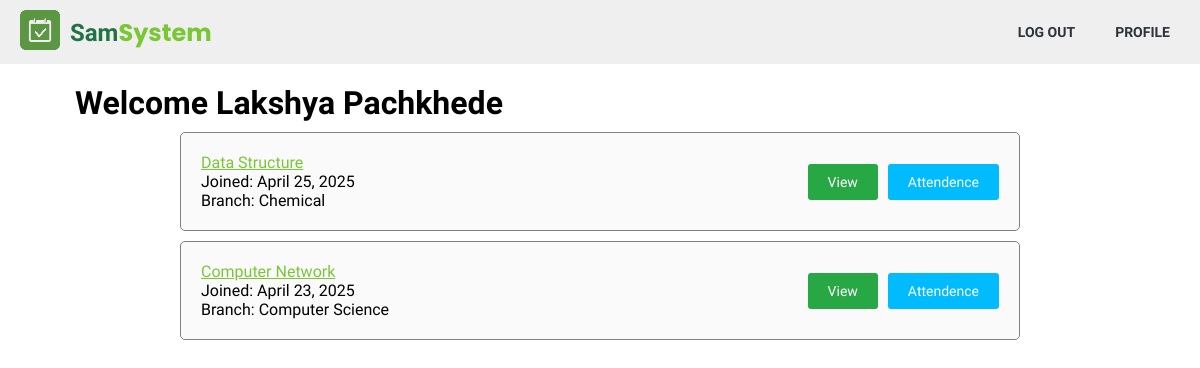
The page /student/dashboard.php (signed in) on the database its author committed.
### tables this page shows
CREATE TABLE `attends` (
  `student_id` int(11) NOT NULL,
  `class_id` int(11) NOT NULL,
  `date_joined` datetime DEFAULT current_timestamp()
);

CREATE TABLE `class` (
  `id` int(11) NOT NULL,
  `name` varchar(100) DEFAULT NULL,
  `description` text DEFAULT NULL,
  `teacher_id` int(11) DEFAULT NULL,
  `date_created` datetime DEFAULT current_timestamp(),
  `branch` int(11) DEFAULT NULL
);

CREATE TABLE `branch` (
  `id` int(11) NOT NULL,
  `full_name` varchar(100) NOT NULL,
  `initials` varchar(10) NOT NULL
);

### student/dashboard.php (the view, shortened to what this page needs)
<?php
require '../db/db_connector.php';
function getAttribute($conn, $table, $attribute, $parameter ,$id){
	$stmt = $conn->prepare("SELECT $attribute FROM $table WHERE $parameter = ?");
	$stmt->bind_param('i', $id);
	$stmt->execute();
	$result = $stmt->get_result()->fetch_assoc()[$attribute] ?? null;
	return $result;
}
?>
<!DOCTYPE html>
<html lang="en">
<head>
	<link rel="stylesheet" href="../css/util.css">
	<link rel="stylesheet" href="../css/style.css">
</head>
<body>
	<?php require '..\components\nav_sm.php'; ?>
	<div class="container mt20">
		<div class="d-fcc jc-sb">
			<h1>Welcome <?= $_SESSION['name']?></h1>
		</div>
		<?php
		$student_id = $_SESSION['user_id'];
		$result = $conn->query("SELECT * FROM attends WHERE student_id = $student_id");
		while($row = $result->fetch_assoc()){
			echo "<div class='user-row'>
			<div class='user-row-left'>
			<a class='link td-u' href='/attendence/student/class.php?id=". $row['class_id']. " '>" . getAttribute($conn, "class", "name","id", $row['class_id']) . "</a>
			<p>Joined: ".   (new DateTime($row["date_joined"]))->format('F j, Y') . "</p>
			<p>Branch: " . getAttribute($conn, "branch", "full_name","id", getAttribute($conn, "class", "branch","id", $row['class_id'])) . "</p>
			</div>
			<div class='user-row-right'>
			<a class='btn' href='class.php?id=".  $row["class_id"] ." '>View</a>
			<a class='btn btn-s' >Attendence</a>
			</div>
			</div>";
		}
		?>
	</div>
</body>
</html>

### css/util.css (style rules this page uses)
:root { --color-primary: #217346; --color-primary-light: #7ac735; --color-accent: #ff9900; --color-background: #fafafa; --color-text-dark: #2d333a; --color-highlight: #FFF9C4; --color-info: #00bcfe; --color-info-dark: #0095c7; --color-light-blue: #eaf4ff; --color-green: #28a745; --color-red: #dc3545; --color-green-dark:#218838; --color-red-dark: #c82333; }
.d-fcc { display: flex; justify-content: center; align-items: center; }
a { text-decoration: none; color:var(--color-text-dark) ; }
.mt20 { margin-top: 20px !important; }
.jc-sb { justify-content: space-between; }
.btn { padding: 10px 20px; font-weight: normal; background: var(--color-green); border-radius: 3px; color: white; text-align: center; cursor: pointer; transition: all 0.5s ease-out; outline: none; border: none; font-size: 14px; }
.btn-s { background: var(--color-info); }
.td-u { text-decoration: underline !important; }

### css/style.css (style rules this page uses)
* { margin: 0; padding: 0; font-family: "Quicksand", sans-serif; box-sizing: border-box; }
.link { color: var(--color-primary-light); text-decoration: none; }
.user-row { display: flex; justify-content: space-between; align-items: center; width: 80%; background: var(--color-background); padding: 20px; border-radius: 5px; border: 1px solid grey; margin: 10px auto; }
.user-row-right { display: flex; justify-content: center; align-items: center; gap: 10px; }
.container { max-width: 1050px; margin: auto auto; }

### rows shown on the page
attends: class.name "Data Structure", date_joined "April 25, 2025", class.full_name "Chemical"
attends: class.name "Computer Network", date_joined "April 23, 2025", class.full_name "Computer Science"

### other values the page prints
$_SESSION['name'] "Lakshya Pachkhede"
